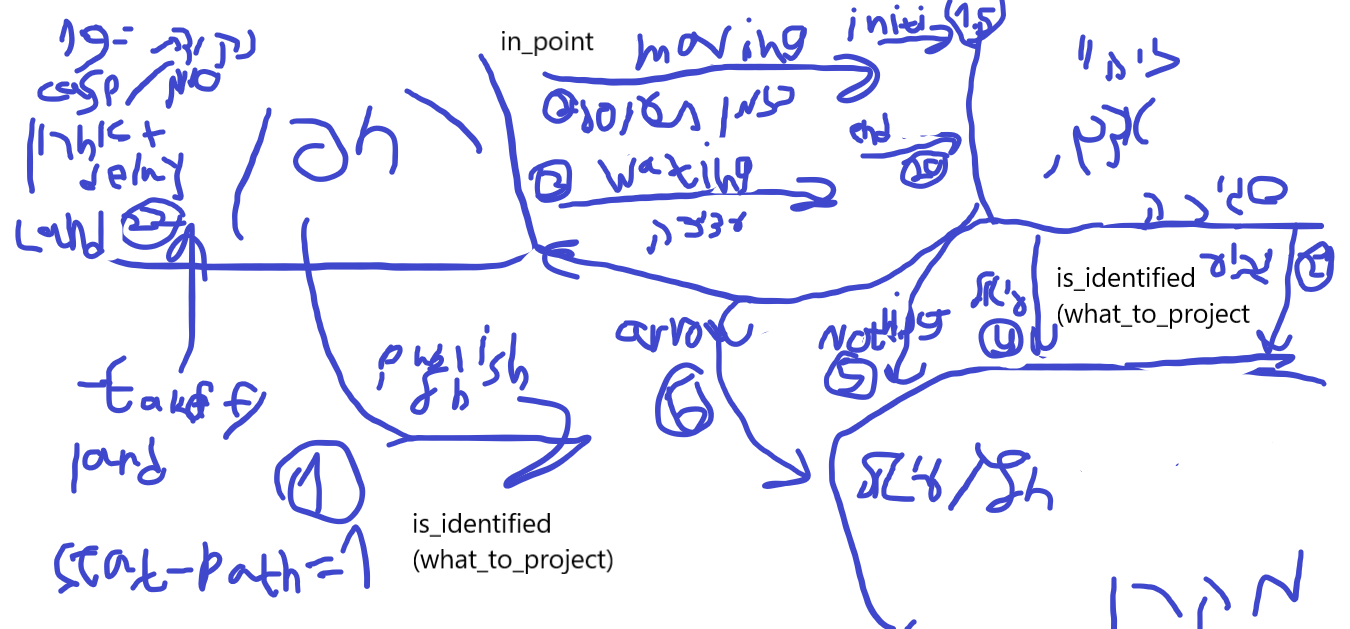
#> input picture Topics order.png, 1350 x 629 px, given in place of the camera
$ python 'color detection algorithem (first, not ros).py'
#> lines starting #> are read from the running program, lines starting #| are printed output that depends on the picture; after the words box and inside, x2 and y2 are one past the last pixel; in counts of white or black regions, pixels touching at a corner belong together
import cv2
import numpy as np
import scipy
from scipy import ndimage, misc

def nothing(x):
    pass
cap = cv2.VideoCapture(0)
cv2.namedWindow("Trackbars")
cv2.createTrackbar("L - H", "Trackbars", 0, 179, nothing)
#> slider 'L - H' is set to 35
cv2.createTrackbar("L - S", "Trackbars", 0, 255, nothing)
#> slider 'L - S' is set to 51
cv2.createTrackbar("L - V", "Trackbars", 0, 255, nothing)
#> slider 'L - V' is set to 51
cv2.createTrackbar("U - H", "Trackbars", 179, 179, nothing)
cv2.createTrackbar("U - S", "Trackbars", 255, 255, nothing)
cv2.createTrackbar("U - V", "Trackbars", 255, 255, nothing)

frame_counter=0
currect_pixel_sum=0
percent_square=0.75
total_pixels_square=3767880;

while True:
    _, frame = cap.read()
#> frame is the input picture: shape (629, 1350, 3); mean B, G, R 248.5, 234.5, 233.6
    hsv = cv2.cvtColor(frame, cv2.COLOR_BGR2HSV)
#> hsv: shape (629, 1350, 3); mean H, S, V 14.8, 18.3, 248.5
    l_h = cv2.getTrackbarPos("L - H", "Trackbars")
    l_s = cv2.getTrackbarPos("L - S", "Trackbars")
    l_v = cv2.getTrackbarPos("L - V", "Trackbars")
    u_h = cv2.getTrackbarPos("U - H", "Trackbars")
    u_s = cv2.getTrackbarPos("U - S", "Trackbars")
    u_v = cv2.getTrackbarPos("U - V", "Trackbars")
    #lower_blue = np.array([0, 188, 83])
    #upper_blue = np.array([9, 227, 188])
    lower_blue = np.array([l_h, l_s, l_v])
    upper_blue = np.array([u_h, u_s, u_v])
    mask = cv2.inRange(hsv, lower_blue, upper_blue)
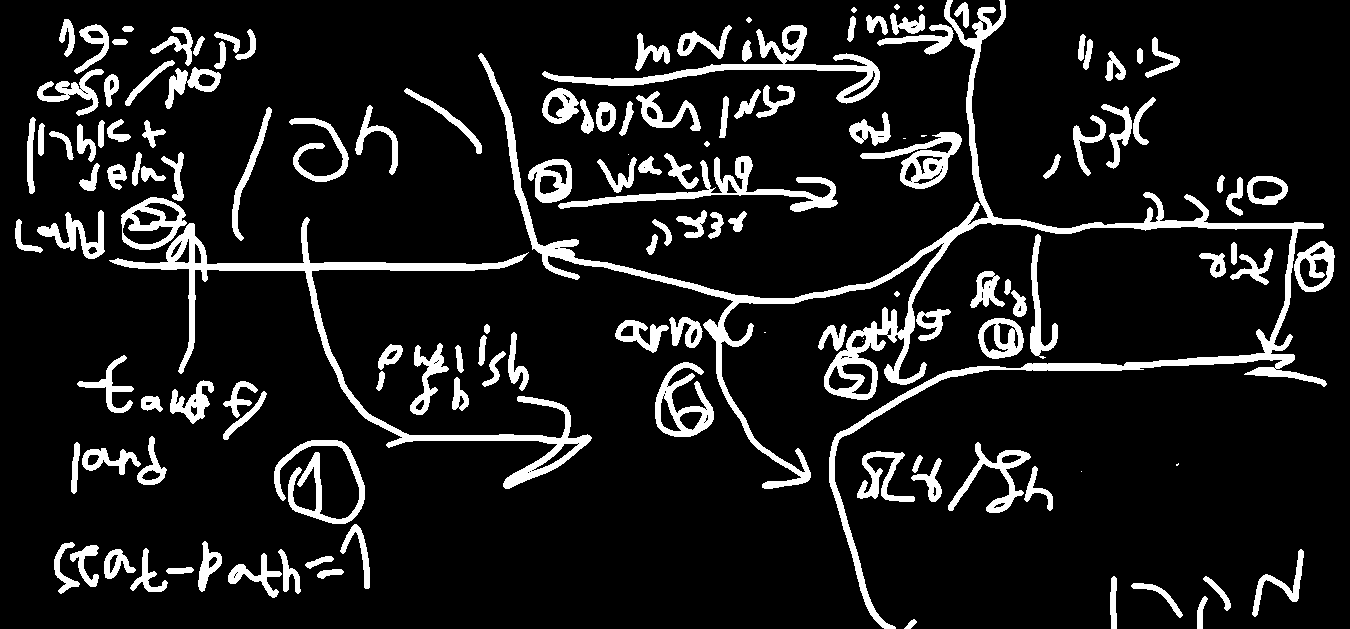
#> mask: shape (629, 1350); 11.3% white; 143 white regions (8 under 20 px), largest, box (x1, y1, x2, y2) and area: (478, 0, 1327, 629) 21540, (109, 217, 592, 489) 8798, (542, 25, 880, 104) 3799
    mask2 = cv2.inRange(hsv, lower_blue, upper_blue)
    result = cv2.bitwise_and(frame, frame, mask=mask)
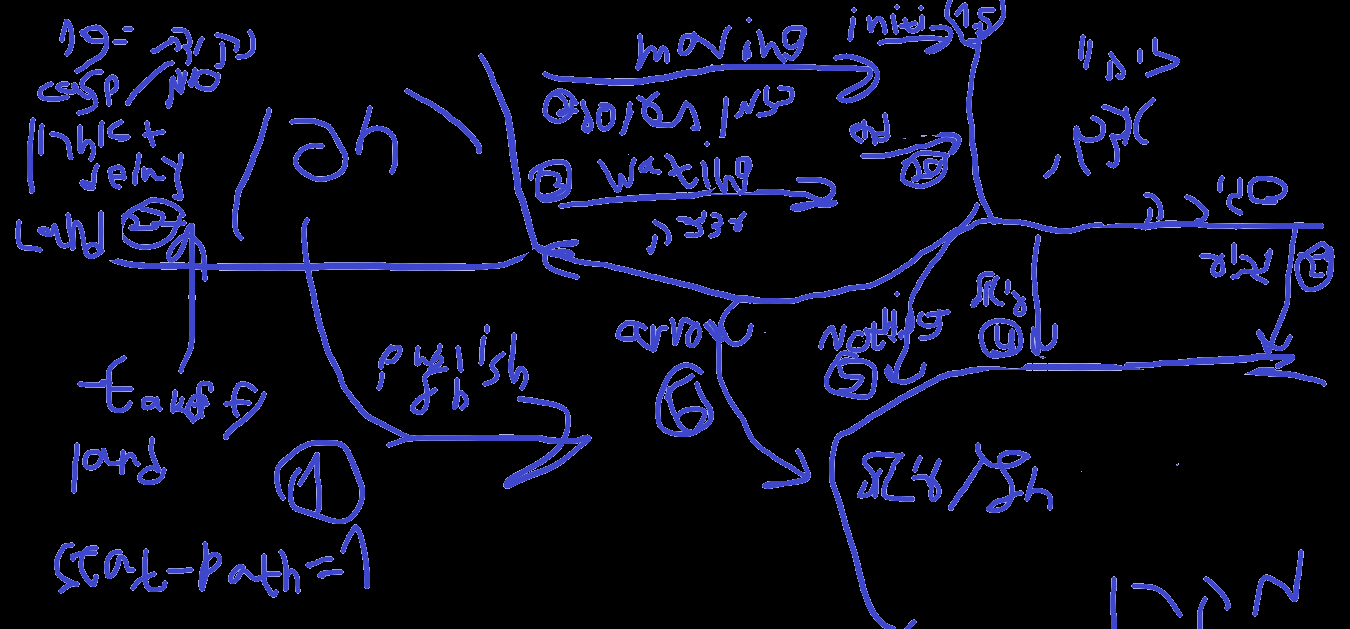
#> result: shape (629, 1350, 3); mean B, G, R 23.6, 9.9, 9

    scipy.ndimage.median_filter(mask, size=10, footprint=None, output=mask2, mode='reflect', cval=0.0, origin=0)
    cv2.imshow("frame", frame)
    cv2.imshow("mask", mask)
    cv2.imshow("mask2", mask2)
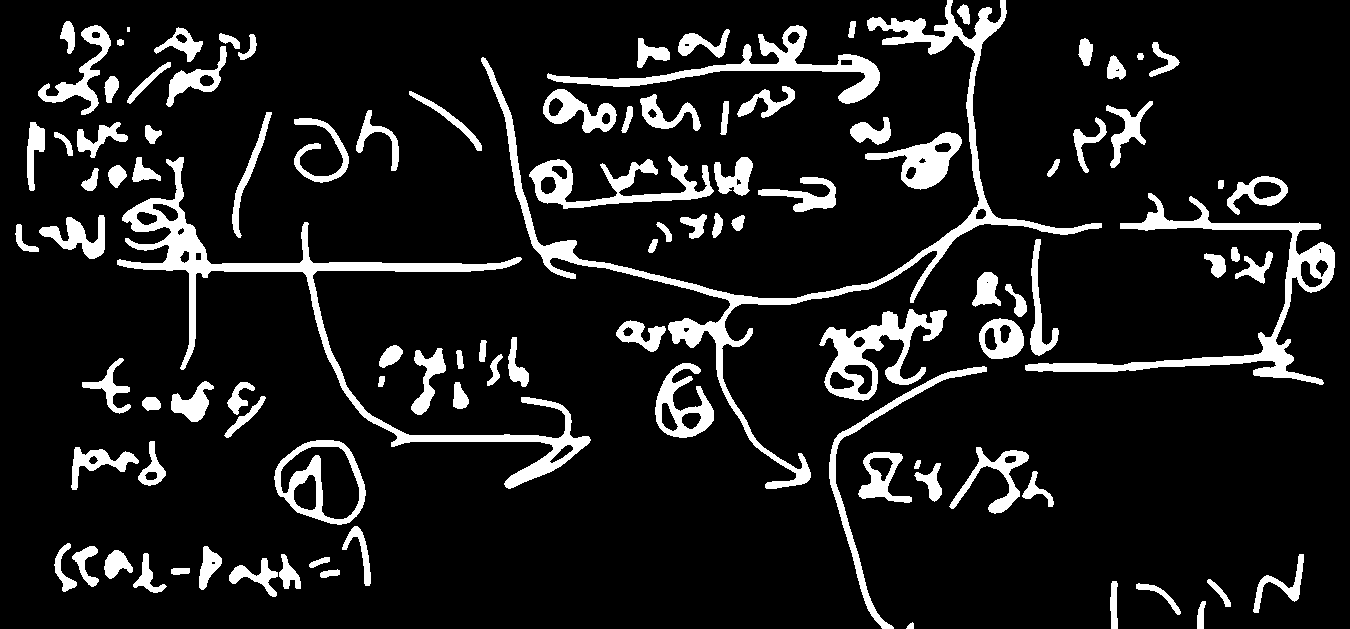
#> window 'mask2': shape (629, 1350); 11.4% white; 104 white regions (1 under 20 px), largest, box (x1, y1, x2, y2) and area: (481, 0, 1102, 489) 12875, (117, 157, 591, 489) 11410, (1025, 193, 1335, 385) 6913
    cv2.imshow("result", result)
    key = cv2.waitKey(1)
#> (key Esc is pressed here)
    if key == 27: #esc key
        break
    if frame_counter>=13:
        frame_counter=0
        currect_pixel_sum= mask2.sum()
        if (currect_pixel_sum>=percent_square*total_pixels_square):
            print("succeed")
        else:
            print("fail")

    else:
        frame_counter=frame_counter+1
cap.release()
cv2.destroyAllWindows()
